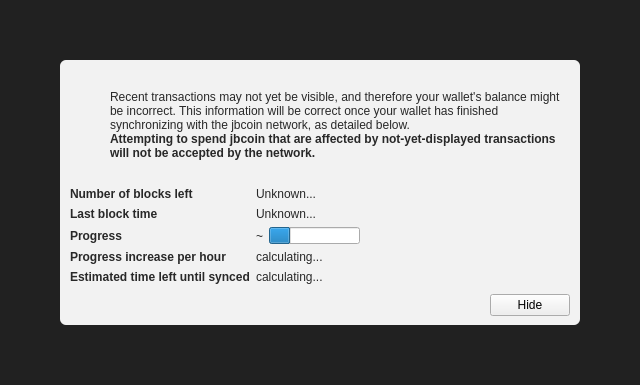
<?xml version="1.0" encoding="UTF-8"?>
<ui version="4.0">
 <class>ModalOverlay</class>
 <widget class="ModalOverlay" name="ModalOverlay">
  <property name="geometry">
   <rect>
    <x>0</x>
    <y>0</y>
    <width>640</width>
    <height>385</height>
   </rect>
  </property>
  <property name="windowTitle">
   <string>Form</string>
  </property>
  <layout class="QVBoxLayout" name="verticalLayout" stretch="0">
   <property name="sizeConstraint">
    <enum>QLayout::SetDefaultConstraint</enum>
   </property>
   <property name="leftMargin">
    <number>0</number>
   </property>
   <property name="topMargin">
    <number>0</number>
   </property>
   <property name="rightMargin">
    <number>0</number>
   </property>
   <property name="bottomMargin">
    <number>0</number>
   </property>
   <item>
    <widget class="QWidget" name="bgWidget" native="true">
     <property name="styleSheet">
      <string notr="true">#bgWidget { background: rgba(0,0,0,220); }</string>
     </property>
     <layout class="QVBoxLayout" name="verticalLayoutMain" stretch="1">
      <property name="leftMargin">
       <number>60</number>
      </property>
      <property name="topMargin">
       <number>60</number>
      </property>
      <property name="rightMargin">
       <number>60</number>
      </property>
      <property name="bottomMargin">
       <number>60</number>
      </property>
      <item>
       <widget class="QWidget" name="contentWidget" native="true">
        <property name="styleSheet">
         <string notr="true">#contentWidget { background: rgba(255,255,255,240); border-radius: 6px; }

QLabel { color: rgb(40,40,40);  }</string>
        </property>
        <layout class="QVBoxLayout" name="verticalLayoutSub" stretch="1,0,0,0">
         <property name="spacing">
          <number>0</number>
         </property>
         <property name="leftMargin">
          <number>10</number>
         </property>
         <property name="topMargin">
          <number>10</number>
         </property>
         <property name="rightMargin">
          <number>10</number>
         </property>
         <property name="bottomMargin">
          <number>10</number>
         </property>
         <item>
          <layout class="QHBoxLayout" name="horizontalLayoutIconText" stretch="0,1">
           <property name="topMargin">
            <number>20</number>
           </property>
           <item>
            <layout class="QVBoxLayout" name="verticalLayoutIcon">
             <property name="leftMargin">
              <number>0</number>
             </property>
             <item>
              <widget class="QPushButton" name="warningIcon">
               <property name="enabled">
                <bool>false</bool>
               </property>
               <property name="text">
                <string/>
               </property>
               <property name="icon">
                <iconset>
                 <normaloff>:/icons/warning</normaloff>
                 <disabledoff>:/icons/warning</disabledoff>:/icons/warning</iconset>
               </property>
               <property name="iconSize">
                <size>
                 <width>48</width>
                 <height>48</height>
                </size>
               </property>
               <property name="flat">
                <bool>true</bool>
               </property>
              </widget>
             </item>
             <item>
              <spacer name="verticalSpacerWarningIcon">
               <property name="orientation">
                <enum>Qt::Vertical</enum>
               </property>
               <property name="sizeHint" stdset="0">
                <size>
                 <width>20</width>
                 <height>40</height>
                </size>
               </property>
              </spacer>
             </item>
            </layout>
           </item>
           <item>
            <layout class="QVBoxLayout" name="verticalLayoutInfoText">
             <property name="leftMargin">
              <number>0</number>
             </property>
             <property name="topMargin">
              <number>0</number>
             </property>
             <item>
              <widget class="QLabel" name="infoText">
               <property name="text">
                <string>Recent transactions may not yet be visible, and therefore your wallet's balance might be incorrect. This information will be correct once your wallet has finished synchronizing with the jbcoin network, as detailed below.</string>
               </property>
               <property name="textFormat">
                <enum>Qt::RichText</enum>
               </property>
               <property name="wordWrap">
                <bool>true</bool>
               </property>
              </widget>
             </item>
             <item>
              <widget class="QLabel" name="infoTextStrong">
               <property name="font">
                <font>
                 <weight>75</weight>
                 <bold>true</bold>
                </font>
               </property>
               <property name="text">
                <string>Attempting to spend jbcoin that are affected by not-yet-displayed transactions will not be accepted by the network.</string>
               </property>
               <property name="textFormat">
                <enum>Qt::RichText</enum>
               </property>
               <property name="wordWrap">
                <bool>true</bool>
               </property>
              </widget>
             </item>
             <item>
              <spacer name="verticalSpacerInTextSpace">
               <property name="orientation">
                <enum>Qt::Vertical</enum>
               </property>
               <property name="sizeHint" stdset="0">
                <size>
                 <width>20</width>
                 <height>40</height>
                </size>
               </property>
              </spacer>
             </item>
            </layout>
           </item>
          </layout>
         </item>
         <item>
          <spacer name="verticalSpacerAfterText">
           <property name="orientation">
            <enum>Qt::Vertical</enum>
           </property>
           <property name="sizeHint" stdset="0">
            <size>
             <width>20</width>
             <height>40</height>
            </size>
           </property>
          </spacer>
         </item>
         <item>
          <layout class="QFormLayout" name="formLayout">
           <property name="fieldGrowthPolicy">
            <enum>QFormLayout::FieldsStayAtSizeHint</enum>
           </property>
           <property name="horizontalSpacing">
            <number>6</number>
           </property>
           <property name="verticalSpacing">
            <number>6</number>
           </property>
           <property name="topMargin">
            <number>10</number>
           </property>
           <item row="0" column="0">
            <widget class="QLabel" name="labelNumberOfBlocksLeft">
             <property name="font">
              <font>
               <weight>75</weight>
               <bold>true</bold>
              </font>
             </property>
             <property name="text">
              <string>Number of blocks left</string>
             </property>
            </widget>
           </item>
           <item row="0" column="1">
            <widget class="QLabel" name="numberOfBlocksLeft">
             <property name="text">
              <string>Unknown...</string>
             </property>
            </widget>
           </item>
           <item row="1" column="0">
            <widget class="QLabel" name="labelLastBlockTime">
             <property name="font">
              <font>
               <weight>75</weight>
               <bold>true</bold>
              </font>
             </property>
             <property name="text">
              <string>Last block time</string>
             </property>
            </widget>
           </item>
           <item row="1" column="1">
            <widget class="QLabel" name="newestBlockDate">
             <property name="sizePolicy">
              <sizepolicy hsizetype="Maximum" vsizetype="Preferred">
               <horstretch>0</horstretch>
               <verstretch>0</verstretch>
              </sizepolicy>
             </property>
             <property name="text">
              <string>Unknown...</string>
             </property>
            </widget>
           </item>
           <item row="2" column="0">
            <widget class="QLabel" name="labelSyncDone">
             <property name="font">
              <font>
               <weight>75</weight>
               <bold>true</bold>
              </font>
             </property>
             <property name="text">
              <string>Progress</string>
             </property>
            </widget>
           </item>
           <item row="2" column="1">
            <layout class="QHBoxLayout" name="horizontalLayoutSync" stretch="0,1">
             <item>
              <widget class="QLabel" name="percentageProgress">
               <property name="text">
                <string notr="true">~</string>
               </property>
              </widget>
             </item>
             <item>
              <widget class="QProgressBar" name="progressBar">
               <property name="value">
                <number>24</number>
               </property>
               <property name="format">
                <string/>
               </property>
              </widget>
             </item>
            </layout>
           </item>
           <item row="4" column="0">
            <widget class="QLabel" name="labelProgressIncrease">
             <property name="font">
              <font>
               <weight>75</weight>
               <bold>true</bold>
              </font>
             </property>
             <property name="text">
              <string>Progress increase per hour</string>
             </property>
            </widget>
           </item>
           <item row="4" column="1">
            <widget class="QLabel" name="progressIncreasePerH">
             <property name="text">
              <string>calculating...</string>
             </property>
            </widget>
           </item>
           <item row="5" column="0">
            <widget class="QLabel" name="labelEstimatedTimeLeft">
             <property name="font">
              <font>
               <weight>75</weight>
               <bold>true</bold>
              </font>
             </property>
             <property name="text">
              <string>Estimated time left until synced</string>
             </property>
            </widget>
           </item>
           <item row="5" column="1">
            <widget class="QLabel" name="expectedTimeLeft">
             <property name="text">
              <string>calculating...</string>
             </property>
            </widget>
           </item>
          </layout>
         </item>
         <item>
          <layout class="QHBoxLayout" name="horizontalLayoutButtons">
           <property name="leftMargin">
            <number>10</number>
           </property>
           <property name="topMargin">
            <number>10</number>
           </property>
           <item>
            <spacer name="horizontalSpacer">
             <property name="orientation">
              <enum>Qt::Horizontal</enum>
             </property>
             <property name="sizeHint" stdset="0">
              <size>
               <width>40</width>
               <height>20</height>
              </size>
             </property>
            </spacer>
           </item>
           <item>
            <widget class="QPushButton" name="closeButton">
             <property name="text">
              <string>Hide</string>
             </property>
            </widget>
           </item>
          </layout>
         </item>
        </layout>
       </widget>
      </item>
     </layout>
    </widget>
   </item>
  </layout>
 </widget>
 <customwidgets>
  <customwidget>
   <class>ModalOverlay</class>
   <extends>QWidget</extends>
   <header>modaloverlay.h</header>
   <container>1</container>
  </customwidget>
 </customwidgets>
 <resources/>
 <connections/>
</ui>
